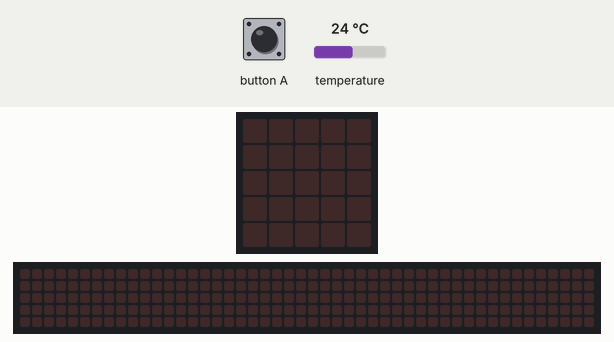
The program below on a simulated BBC micro:bit (MakeCode). Parts: the board's 5×5 LED display, a strip that is not on the board, showing the scrolling text unrolled. The test bench sets the inputs (shaded band); at power-on: temperature 24 °C. The 48×5 strip is a reading aid, not a part: it shows the text the display is scrolling, unrolled, one strip-width of it at a time.

Above: at 1.2 s.
1.3 s: button A pressed for 0.15 s
At 1.62 s:
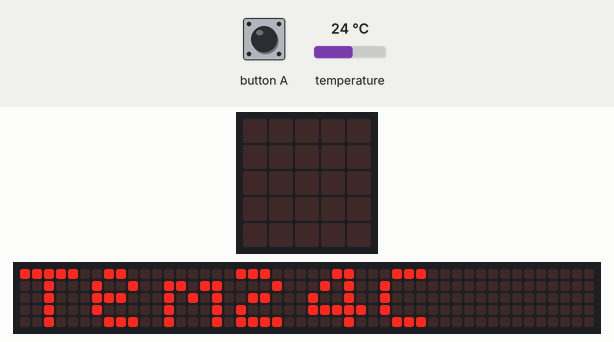
4.3 s: button A pressed for 0.15 s
7.4 s: temperature set to 12 °C
At 14.62 s:
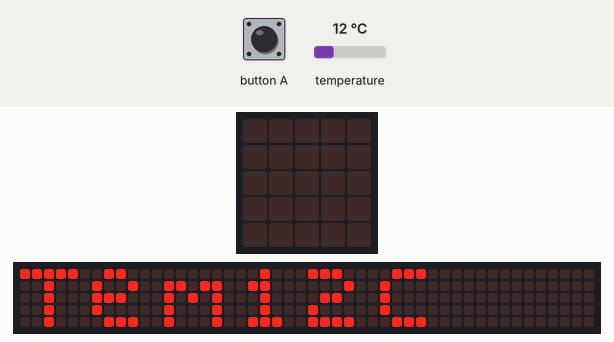
At 15.2 s:
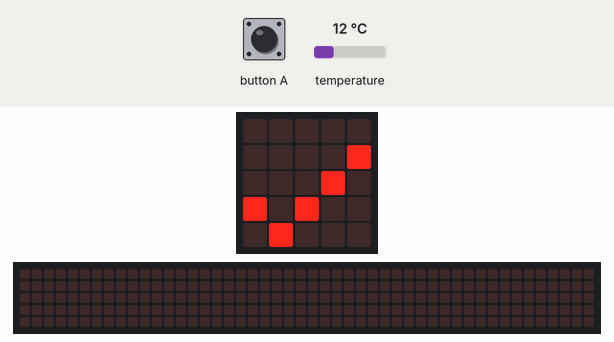

Measured:
- after the input at 1.3 s, the display: changes after 0.25 s (image 1)
- what the display in image 2 shows lasts 0.5 s, from 14.4 s to 14.9 s

The program:

main.ts
```typescript
input.onButtonPressed(Button.A, function () {
    basic.clearScreen()
    basic.pause(100)
    basic.showString("Tem" + input.temperature() + "C")
    if (input.temperature() == 15) {
        basic.showLeds(`
            # . # . #
            . # # # .
            # # # # #
            . # # # .
            # . # . #
            `)
    } else if (input.temperature() == 30) {
        basic.showLeds(`
            # . . . #
            . # . # .
            . . # . .
            . # . # .
            # . . . #
            `)
    } else {
        basic.showIcon(IconNames.Yes)
    }
})
basic.forever(function () {

})
```

test.ts
```typescript
// aquí va el archivo "tests"; esto no se compilará cuando este paquete se utilice como una extensión.
```
